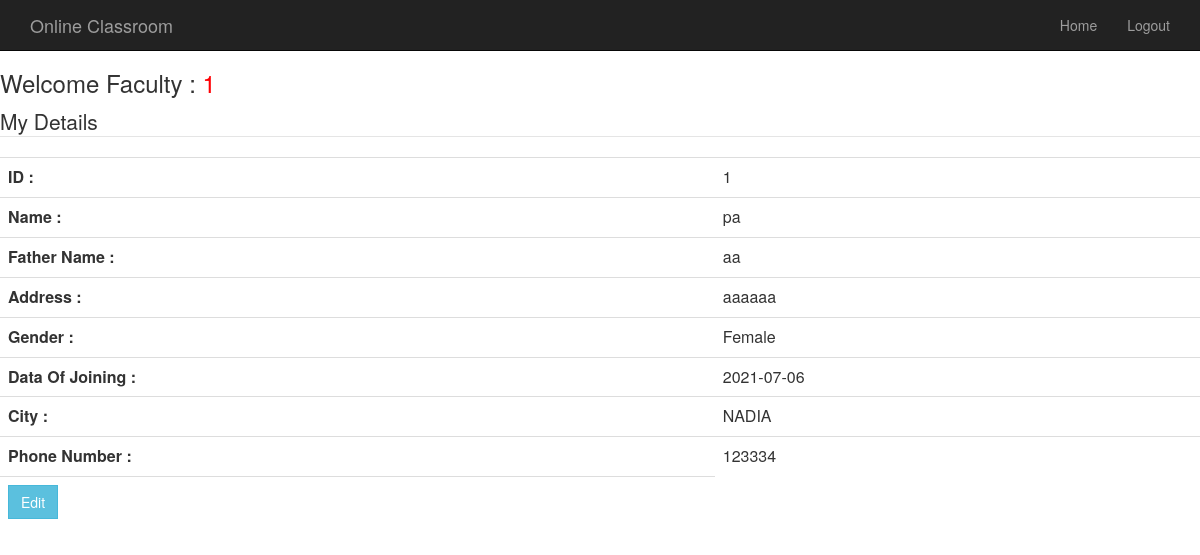
The app's page /FACALTY/finfo.php?myfid=1 (signed in) with its own data.
### tables this page shows
CREATE TABLE `facultytable` (
  `FID` int(5) NOT NULL,
  `FName` varchar(25) NOT NULL,
  `FaName` varchar(25) NOT NULL,
  `Addrs` text NOT NULL,
  `Gender` varchar(6) NOT NULL,
  `JDate` date NOT NULL,
  `City` varchar(15) NOT NULL,
  `Pass` varchar(15) NOT NULL,
  `PhNo` bigint(20) NOT NULL
);

### FACALTY/finfo.php (the view, shortened to what this page needs)
<?php
$fid = $_SESSION[ "fid" ];
?>
<h3> Welcome Faculty : <a href="welcomefaculty.php"><span style="color:#FF0004"> <?php echo $fid; ?></span></a></h3>
<!doctype html>
<html lang="en">
<head>
    <link href="css/bootstrap.min.css" rel="stylesheet">
    <link href="css/modern-business.css" rel="stylesheet">
    <link href="font-awesome/css/font-awesome.min.css" rel="stylesheet" type="text/css">
</head>
<body>
<header>
    <nav class="navbar navbar-inverse navbar-fixed-top" role="navigation">
        <div class="container">
            <div class="navbar-header">
                <a class="navbar-brand" href="">Online Classroom</a>
            </div>
            <div class="collapse navbar-collapse" id="bs-example-navbar-collapse-1">
                <ul class="nav navbar-nav navbar-right">
                    <li>
                        <a href="welcomefaculty">Home</a>
                    </li>
                         <li>
                    <a href="logout.php">Logout</button></a>
					  </li>
                </ul>
            </div>
        </div>
    </nav>
</header>
    <?php
	include( "db.php");
	  			$varid = $_REQUEST[ 'myfid' ];
			$sql =" SELECT * FROM `facultytable` WHERE FID=$varid";
			$result = mysqli_query( $conn, $sql );
		if ( $row = mysqli_fetch_array( $result ) ) {
				?>
			<fieldset>
				<legend>My Details</legend>
				<form action="" method="POST" name="update">
					<table class="table table-hover">
						<tr>
							<td><strong>ID : </strong>
							</td>
							<td>
								<?php echo $row['FID']; ?>
							</td>
						</tr>
						<tr>
							<td><strong>Name :</strong> </td>
							<td>
								<?php echo $row['FName']; ?>
							</td>
						</tr>
						<tr>
							<td><strong>Father Name :</strong> </td>
							<td>
								<?PHP echo $row['FaName'];?>
							</td>
						</tr>
						<tr>
							<td><strong>Address : </strong>
							</td>
							<td>
								<?PHP echo $row['Addrs'];?> </td>
						</tr>
						<tr>
							<td><strong>Gender :</strong>
							</td>
							<td>
								<?PHP echo $row['Gender'];?>
							</td>
						</tr>
						<tr>
							<td><strong>Data Of Joining :</strong>
							</td>
							<td>
								<?PHP echo $row['JDate'];?>
							</td>
						</tr>
						<tr>
							<td><strong>City : </strong>
							</td>
							<td>
								<?PHP echo $row['City'];?>
							</td>
						</tr>
						<tr>
							<td><strong>Phone Number :</strong>
							</td>
							<td>
								<?PHP echo $row['PhNo'];?> </td>
						</tr>
						<tr>
							<td><a href="updatedetailsfromfaculty.php?myfid=<?php echo $row['FID']; ?>"><input type="button" Value="Edit" style="border-radius:0%" class="btn btn-info"></a></td>
						</tr>
					</table>
				</form>
			</fieldset>
			<?php
			}
			?>
		<div class="col-md-2"></div>
</body>
</html>

### FACALTY/css/modern-business.css (style rules this page uses)
html, body { height: 100%; }
body { padding-top: 50px; }

### records on screen
facultytable: FID "1", FName "pa", FaName "aa", Addrs "aaaaaa", Gender "Female", JDate "2021-07-06", City "NADIA", PhNo "123334"

### other values on screen
$fid "1"
